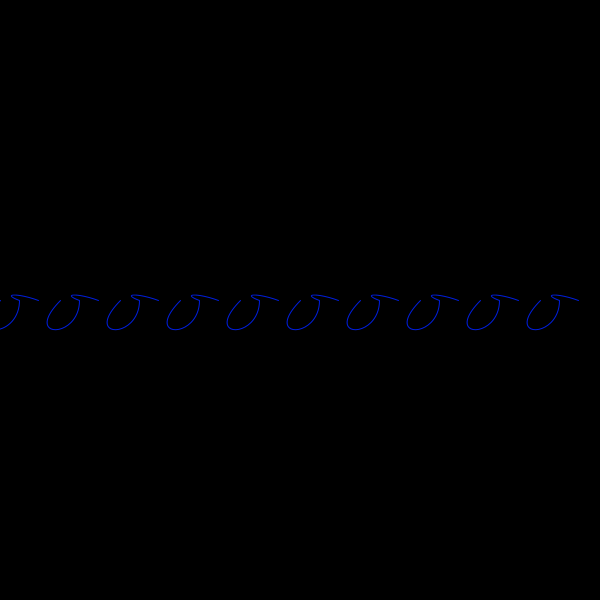
Frame 1 (no input)
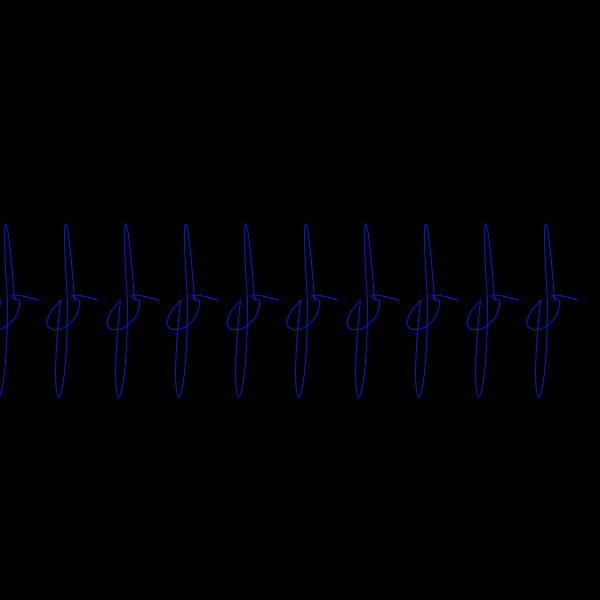
Frame 2 (the mouse pressed at the canvas centre, redrawn once)

The Processing sketch that drew these frames (run headless with seeded random() and noise(); the mouse was pressed at the canvas centre and the sketch redrawn once):

// Processing sketch: processing_166751
// ── processing_166751.pde

void setup(){
  size(600,600);
  background(0);
  frameRate(40);
  noLoop();
}

void draw(){
    float c = map(frameCount,0,255,0,225);
    float d= random(0,30);
    float y1= random(300,450);
    float y2= random(150,300);
    for(int x=0; x<600; x+=60){
    if(frameCount <255){
    noFill();
    stroke(c,30,225-c);
    beginShape();
    vertex(x,300);
    bezierVertex(x-d-d,y1,x+d,y1,x+d,300);
    bezierVertex(x,y2,x+d,y2,x+d+d,300);
    endShape();
    }else{
      background(0);
      stroke(255,0,0);
      line(0,300,600,300);
    }
    }
}

void mousePressed(){
  loop();
}
 
